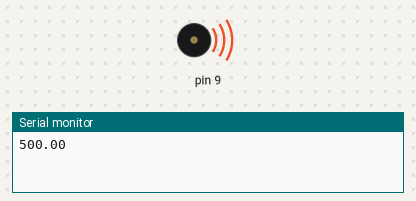
The sketch below on a simulated Arduino Uno, built with avr-gcc and run on an emulated ATmega328P. Parts: buzzer (waves = sounding), the last lines printed to the serial monitor.

Above: at 0.1 s.
At 16.0 s:
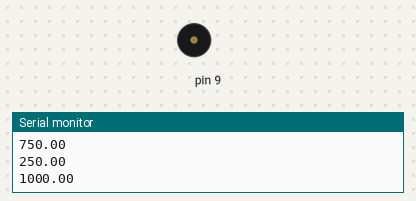
Timing chart, 0 to 17.5 s (numbered marks = the images above):
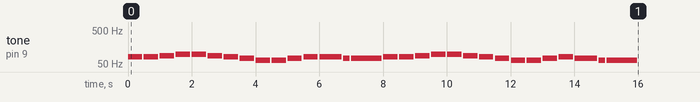

The sketch:

9_SINFONIA_BEETHOVEN.ino
```cpp
/* UNIVERSIDADE FEDERAL RURAL DO SEMI-ARIDO
   CENTRO DE CIENCIAS EXATAS E NATURAIS - CCEN
   ===== FISICA, MUSICA E ROBÓTICA =====
   Musica: 9 SINFONIA: ODE A ALEGRIA - L. V. Beethoven
   */

int c2 = 65, d2 = 73, e2 = 82, f2 = 87, g2 = 98;

// COMPASSO: 4/4
float andamento = 120;
// tempo do compasso(s) = 240 / andamento
float tempo = (240 / andamento) * 1000;

// notas na melodia:
int melodia[] = {
  e2,e2,f2,g2,    g2,f2,e2,d2,
  c2,c2,d2,e2,    e2,d2,d2,
  e2,e2,f2,g2,    g2,f2,e2,d2,
  c2,c2,d2,e2,    d2,c2,c2
};

// duracoes das notas: 4 = quarto de tempo, 8 = oitavo de tempo, etc.:
float duracaoNotas[] = {
  4.0, 4.0, 4.0, 4.0,       4.0,   4.0, 4.0, 4.0,
  4.0, 4.0, 4.0, 4.0,       8.0/3, 8.0, 2.0,
  4.0, 4.0, 4.0, 4.0,       4.0,   4.0, 4.0, 4.0,
  4.0, 4.0, 4.0, 4.0,       8.0/3, 8.0, 2.0
};

void setup() {

  Serial.begin(9600);
  // itera as notas das melodias:
  for (int nota = 0; nota < 30; nota++) {
    // para calcular a duracao da nota, utilizaremos um segundo
    // dividido pelo tipo da nota.
    // ex. tempo = 1000:
    // quarto de tempo = 1000 / 4, oitavo de tempo = 1000/8, etc.
    float duracaoNota = tempo / duracaoNotas[nota];
    Serial.println(duracaoNota);
    tone(9, melodia[nota], duracaoNota - 50);

    // para distinguir as notas, reduziremos o tempo de nota tocado,
    // porem o tempo até o próxima nota se manterá.
    float pausaEntreNotas = duracaoNota;
    delay(pausaEntreNotas);
    // parar a funcao tone:
    noTone(9);
  }
}
void loop() {
  // nao precisa repetir a melodia.
}
```
